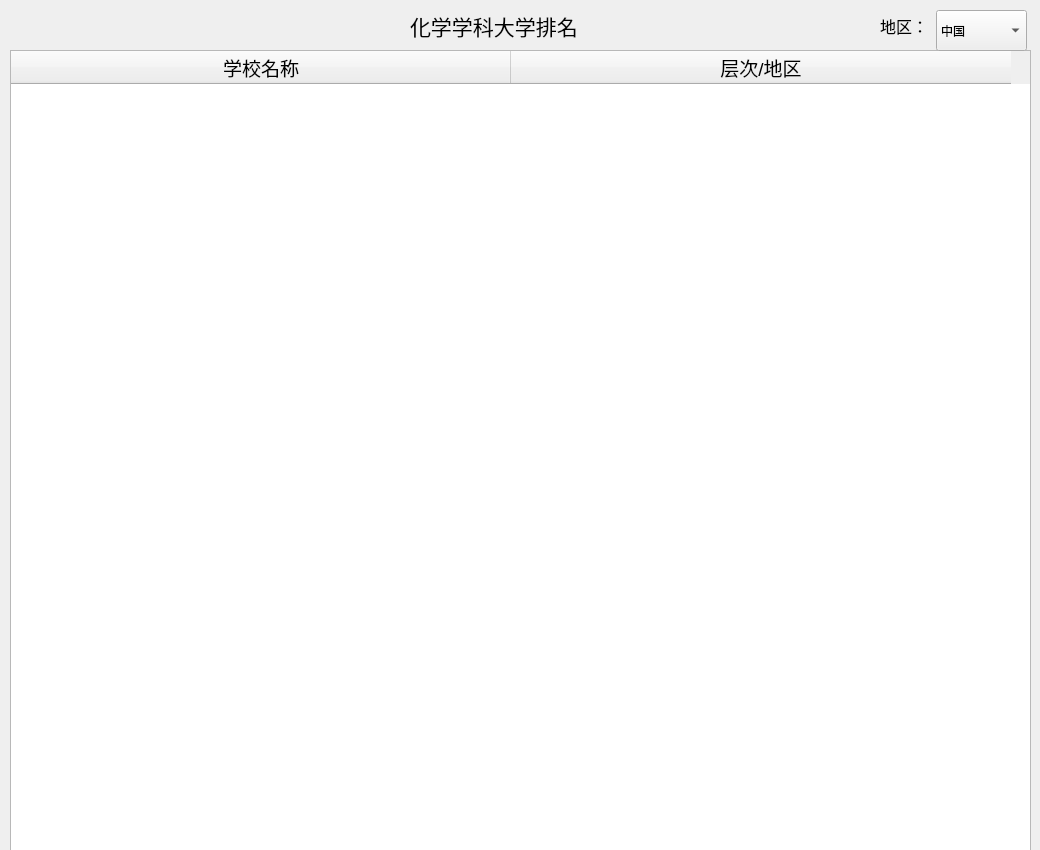
<?xml version="1.0" encoding="UTF-8"?>
<ui version="4.0">
 <class>Chem_Rank</class>
 <widget class="QWidget" name="Chem_Rank">
  <property name="geometry">
   <rect>
    <x>0</x>
    <y>0</y>
    <width>1040</width>
    <height>850</height>
   </rect>
  </property>
  <property name="windowTitle">
   <string>化学学科大学排名</string>
  </property>
  <widget class="QTableWidget" name="tableWidget">
   <property name="geometry">
    <rect>
     <x>10</x>
     <y>50</y>
     <width>1021</width>
     <height>801</height>
    </rect>
   </property>
   <property name="font">
    <font>
     <pointsize>14</pointsize>
    </font>
   </property>
   <attribute name="horizontalHeaderDefaultSectionSize">
    <number>500</number>
   </attribute>
   <column>
    <property name="text">
     <string>学校名称</string>
    </property>
   </column>
   <column>
    <property name="text">
     <string>层次/地区</string>
    </property>
   </column>
  </widget>
  <widget class="QLabel" name="label">
   <property name="geometry">
    <rect>
     <x>410</x>
     <y>10</y>
     <width>221</width>
     <height>31</height>
    </rect>
   </property>
   <property name="font">
    <font>
     <family>微软雅黑</family>
     <pointsize>16</pointsize>
    </font>
   </property>
   <property name="text">
    <string>化学学科大学排名</string>
   </property>
  </widget>
  <widget class="QComboBox" name="comboBox">
   <property name="geometry">
    <rect>
     <x>936</x>
     <y>10</y>
     <width>91</width>
     <height>41</height>
    </rect>
   </property>
   <item>
    <property name="text">
     <string>中国</string>
    </property>
   </item>
   <item>
    <property name="text">
     <string>世界</string>
    </property>
   </item>
  </widget>
  <widget class="QLabel" name="label_2">
   <property name="geometry">
    <rect>
     <x>880</x>
     <y>10</y>
     <width>51</width>
     <height>31</height>
    </rect>
   </property>
   <property name="font">
    <font>
     <family>微软雅黑 Light</family>
     <pointsize>12</pointsize>
    </font>
   </property>
   <property name="text">
    <string>地区：</string>
   </property>
  </widget>
 </widget>
 <resources/>
 <connections/>
</ui>
